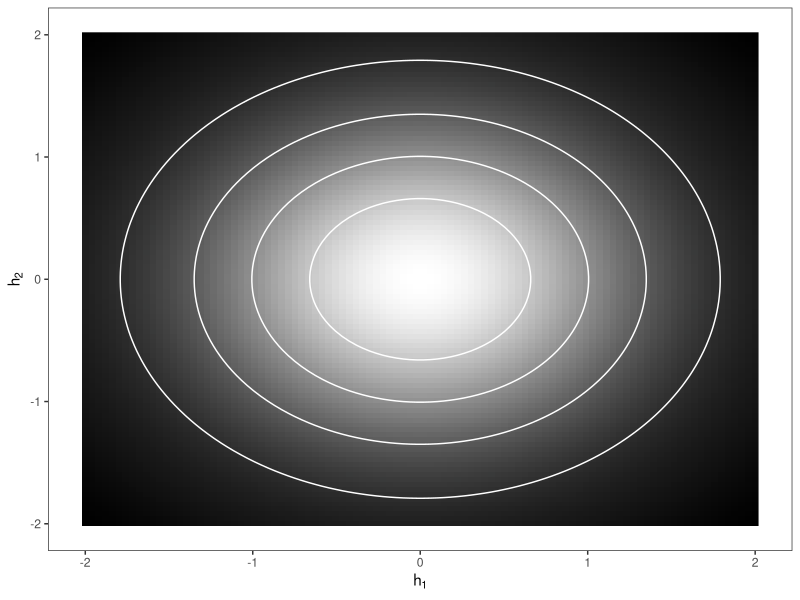
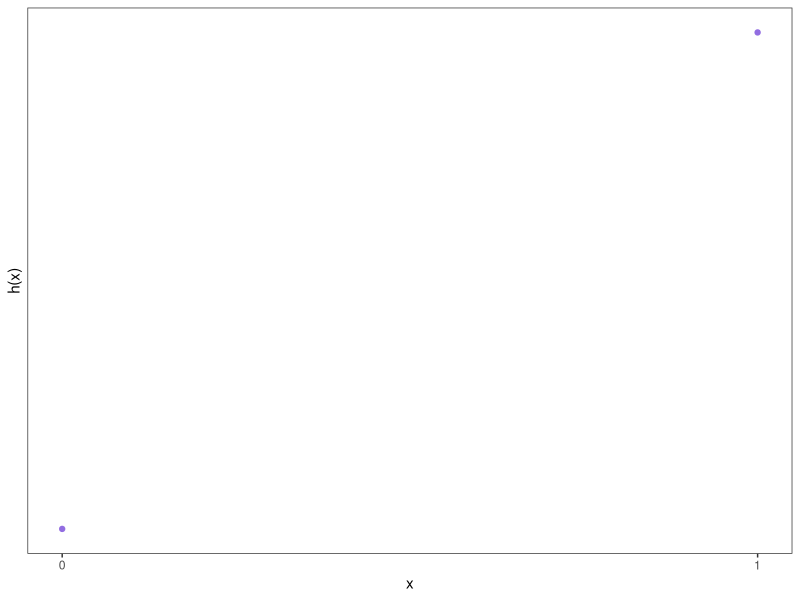
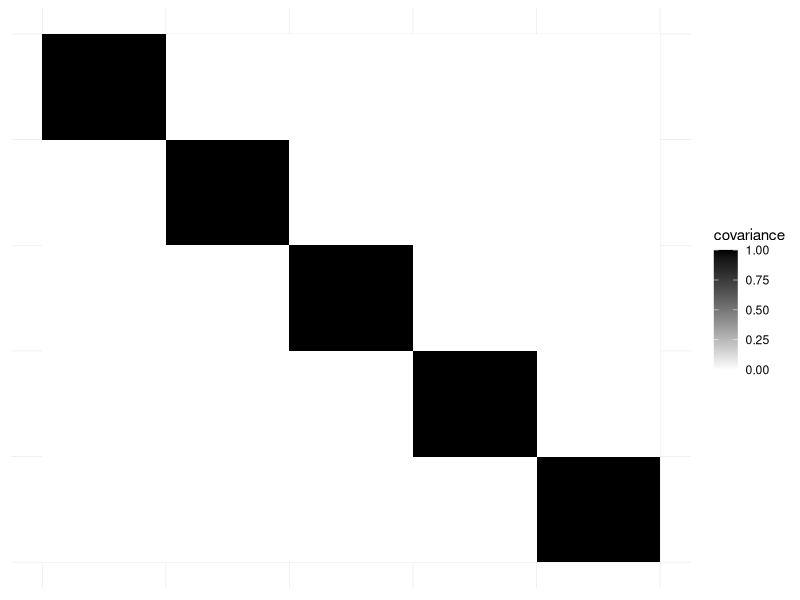
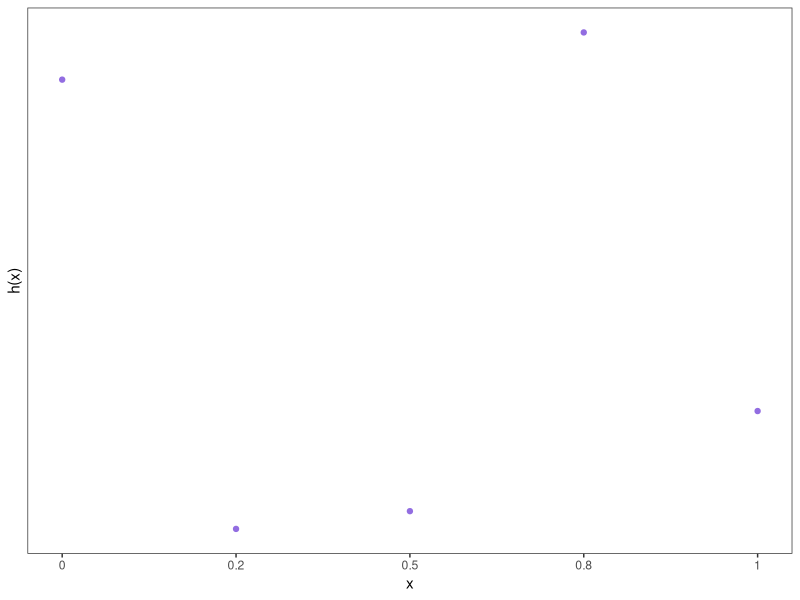
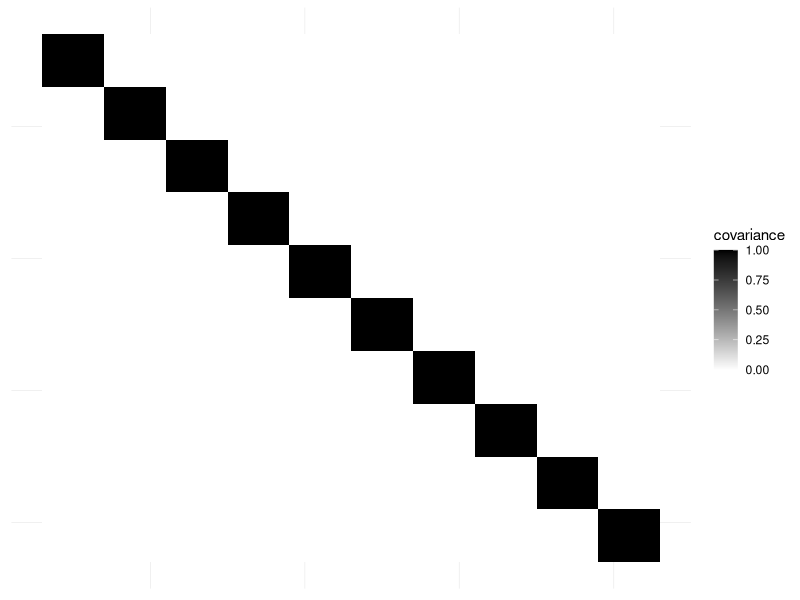
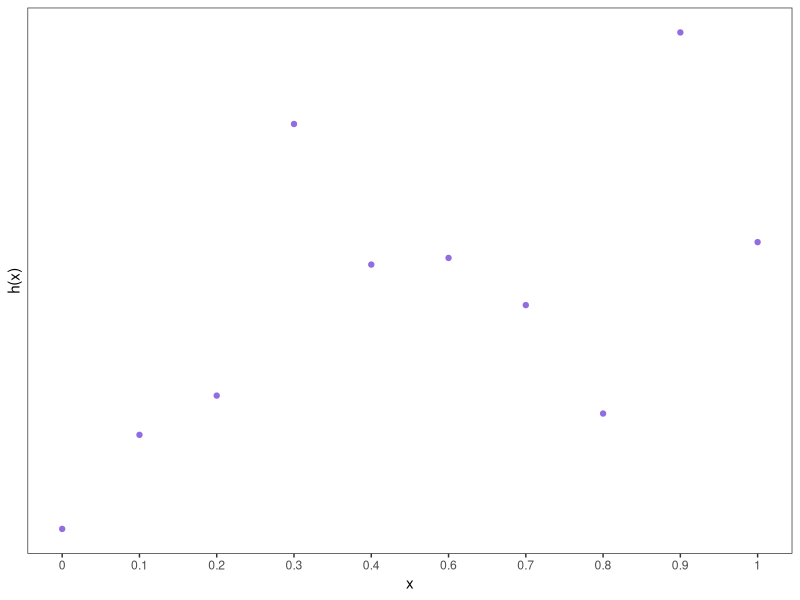
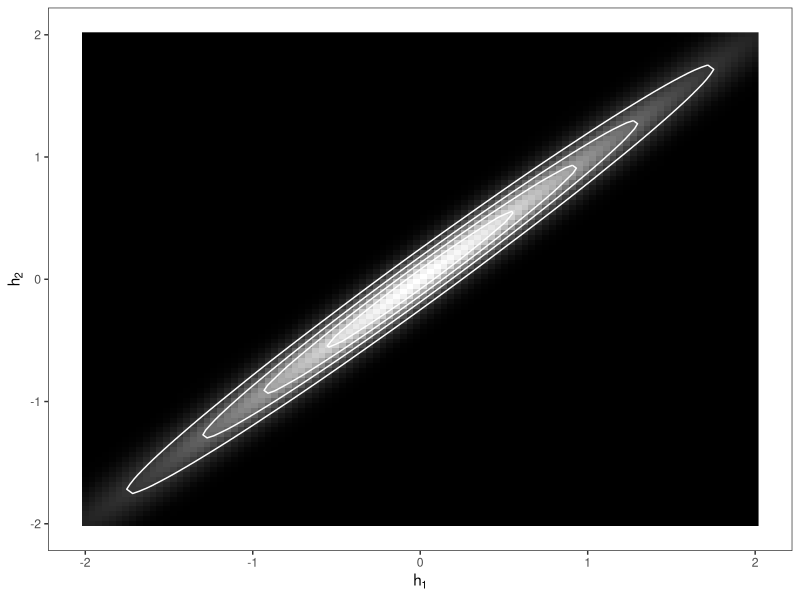
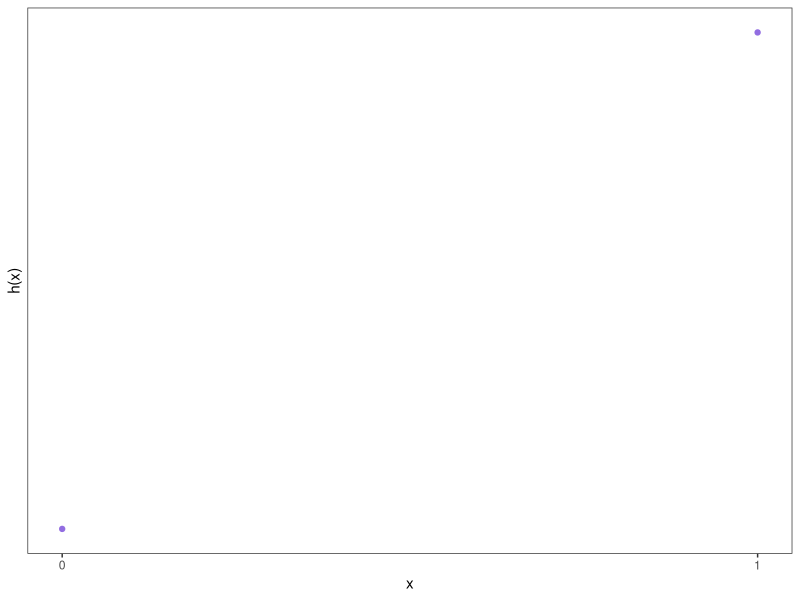

These charts were generated, in order, by the following R code:
# ------------------------------------------------------------------------------
# PLOT FUNCTIONS ON DISCRETE DOMAINS
# ------------------------------------------------------------------------------

# Purpose: create plots of discrete functions sampled from MV Gaussians, 
# possibly along with visualizations of the corresponding covariance matrix

# PREREQ -----------------------------------------------------------------------

library(checkmate)
library(data.table)
library(ggplot2)
library(mvtnorm)

# FUNCTIONS --------------------------------------------------------------------

# Create identity covariance matrix
make_covmat_identity = function(n) diag(n)

# Create covariance matrix with exp decaying covariance
make_covmat_expdecay = function(n, min_cov = 0.99) {
    cov_mat = matrix(min_cov, n, n)
    decay_param = min_cov**(n - 1)
    for (i in seq_len(n)) {
        for (j in seq_len(n)) {
            cov_mat[i, j] = decay_param**abs(i - j)
        }
    }
    cov_mat
}

# Create covariance matrix with squared exponential kernel
make_covmat_sqexp = function(n, length_scale = 0.1) {
    sqexp_kernel = function(x1, x2, length_scale) {
        dist_mat = as.matrix(dist(c(x1, x2), method = "euclidean"))
        exp(-0.5 * dist_mat**2 / length_scale**2)
    }
    x = seq(0, 1, length.out = n)
    sqexp_kernel(x, x, length_scale)[1:n, 1:n]
}

# Create covariance matrix of chosen type
make_covmat = function(n, cov_type, ...) {
    assert_choice(cov_type, c("identity", "expdecay", "squaredexp"))
    switch(
        cov_type,
        identity = make_covmat_identity(n),
        expdecay = make_covmat_expdecay(n, ...),
        squaredexp = make_covmat_sqexp(n, ...)
    )
}

# Draw MV normal data with mean 1 and given covariance
draw_mvn_data = function(n, cov_mat) {
    c(rmvnorm(1, rep(1, n), sigma = cov_mat))
}

# Plot discrete functions for multiple vectors
plot_discr_fun = function(x, y, group, draw_line = TRUE, vert_bars = FALSE) {
    
    assert_true(all.equal(length(x), length(y), length(group)))
    dt = data.table(x = x, y = y, group = group)
    
    p = ggplot(dt, aes(x = x, y = y, group = group, color = group)) + 
        geom_point(shape = 19) +
        theme_bw()
    if (draw_line) {
        p = p + geom_line(
            mapping = aes(x = x, y = y, group = group, color = group),
            lty = 2
        )
    }
    if (vert_bars) {
        p = p + geom_segment(
            mapping = aes(x = x, y = y, xend = x, yend = -Inf),
            color = "darkgray",
            lty = 2
        )
    }
    if (nrow(dt) > 10) {
        p = p +
            scale_x_continuous(breaks = x, labels = NULL)
    } else {
        p = p +
            scale_x_continuous(breaks = x, labels = round(x, 1))
    }
    p = p +
        scale_y_continuous(breaks = NULL, labels = NULL) +
        scale_color_gradientn(colours = c(low = "gray", high = "blue")) +
        ylab("h(x)") +
        theme(
            plot.background = element_blank(),
            panel.grid.major = element_blank(),
            panel.grid.minor = element_blank(),
            legend.position = "none"
        )
    p
}

# Plot covariance as bivariate density or multivariate heatmap
plot_cov = function(cov_mat, mu = NULL) {
    
    assert_matrix(
        cov_mat, 
        mode = "numeric", 
        any.missing = FALSE, 
        min.rows = 2, 
        min.cols = 2
    )
    n = nrow(cov_mat)
    if (is.null(mu)) mu = rep(0, n)
    
    if (n == 2) {
        h1_min = mu[1] - 2 * cov_mat[1, 1]
        h1_max = mu[1] + 2 * cov_mat[1, 1]
        h2_min = mu[2] - 2 * cov_mat[2, 2]
        h2_max = mu[2] + 2 * cov_mat[2, 2]
        grid = expand.grid(
            h1 = seq(h1_min, h1_max, length.out = 100), 
            h2 = seq(h2_min, h2_max, length.out = 100)
        )
        probs = cbind(grid, density = dmvnorm(grid, mean = mu, sigma = cov_mat))
        p = ggplot() +
            labs(x = expression(h[1]), y = expression(h[2])) +
            geom_raster(data = probs, aes(x = h1, y = h2, fill = density)) +
            geom_contour(
                data = probs,
                aes(x = h1, y = h2, z = density),
                colour = "white",
                bins = 5
            ) +
            guides(fill = "none") +
            scale_fill_gradientn(
                colours = c(low = "black", high = "white")
            ) +
            theme_bw() +
            theme(panel.grid = element_blank())
    } else {
        p = ggplot() +
            geom_tile(
                data = reshape2::melt(cov_mat), 
                aes(x = Var1, y = Var2, fill = value)
            ) +
            scale_x_reverse() +
            theme_bw() +
            scale_fill_gradientn(
                "covariance", colours = c(low = "white", high = "black")
            ) +
            theme(
                axis.line = element_blank(),
                axis.ticks = element_blank(),
                axis.title.x = element_blank(),
                axis.title.y = element_blank(),
                panel.border = element_blank(),
                axis.text.x = element_blank(),
                axis.text.y = element_blank(),
                panel.grid.major = element_blank()
            )
    }
    p

}

# PLOTS ------------------------------------------------------------------------

set.seed(123)
input_sizes = c(2, 5, 10, 50)
cov_types = c("identity", "expdecay", "squaredexp")
n_draws = c(1, 10)

plot_cases = as.data.table(
    expand.grid(input_sizes[1:3], cov_types[1:2], n_draws, TRUE)
)
names(plot_cases) = c("size", "cov", "n", "save_plot_cov")
additional_cases = list(
    size = rep(50, 2),
    cov = c("identity", "squaredexp"),
    n = rep(1, 2),
    save_plot_cov = rep(FALSE, 2)
)
plot_cases = rbind(plot_cases, additional_cases)
plot_cases$cov = as.character(plot_cases$cov)

# Create plots of discrete functions for different input sizes, weak vs strong 
# correlation, multiple draws each

for (i in seq_len(nrow(plot_cases))) {
    
    dt = plot_cases[i, ]
    size = dt$size
    cov = dt$cov
    n = dt$n
    save_plot_cov = dt$save_plot_cov
    
    cov_mat = make_covmat(size, cov)
    if (save_plot_cov) {
        ggsave(
            sprintf("../figure/discrete/discr_%i_%s_cov.pdf", size, cov),
            plot_cov(cov_mat),
            width = 5, 
            height = 4
        )
    }
    
    dt_list = lapply(
        seq_len(n), 
        function(j) {
            x = seq(0, 1, length.out = size)
            y = draw_mvn_data(length(x), cov_mat)
            data.table(x = x, y = y, group = j, cov = cov)
        }
    )
    dt = do.call(rbind, dt_list)
    ggsave(
        sprintf(
            "../figure/discrete/discr_%i_%s_%in.pdf", size, cov, n
        ),
        plot_discr_fun(
            dt$x, 
            dt$y, 
            dt$group, 
            draw_line = ifelse(n == 1, FALSE, TRUE),
            vert_bars = FALSE  # ifelse(k == 1, TRUE, FALSE)
        ),
        width = 6, 
        height = 4
    )
    
}
